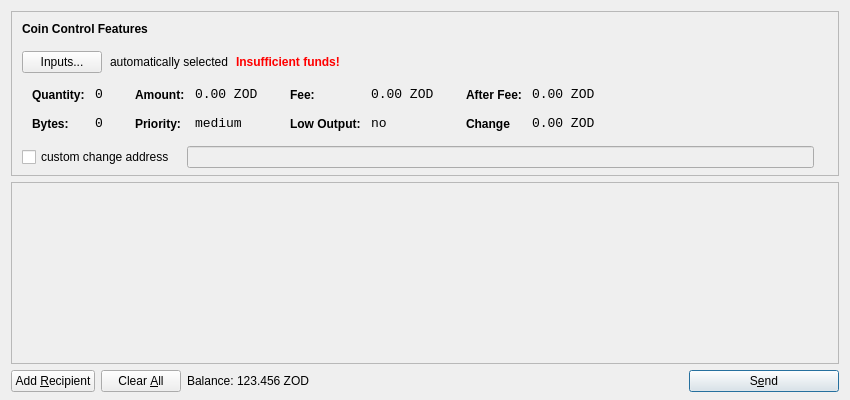
<?xml version="1.0" encoding="UTF-8"?>
<ui version="4.0">
 <class>SendCoinsDialog</class>
 <widget class="QDialog" name="SendCoinsDialog">
  <property name="geometry">
   <rect>
    <x>0</x>
    <y>0</y>
    <width>850</width>
    <height>400</height>
   </rect>
  </property>
  <property name="windowTitle">
   <string>Send Coins</string>
  </property>
  <layout class="QVBoxLayout" name="verticalLayout" stretch="0,1,0">
   <property name="bottomMargin">
    <number>8</number>
   </property>
   <item>
    <widget class="QFrame" name="frameCoinControl">
     <property name="sizePolicy">
      <sizepolicy hsizetype="Expanding" vsizetype="Expanding">
       <horstretch>0</horstretch>
       <verstretch>0</verstretch>
      </sizepolicy>
     </property>
     <property name="maximumSize">
      <size>
       <width>16777215</width>
       <height>16777215</height>
      </size>
     </property>
     <property name="frameShape">
      <enum>QFrame::StyledPanel</enum>
     </property>
     <property name="frameShadow">
      <enum>QFrame::Sunken</enum>
     </property>
     <layout class="QVBoxLayout" name="verticalLayoutCoinControl2">
      <property name="spacing">
       <number>6</number>
      </property>
      <property name="leftMargin">
       <number>0</number>
      </property>
      <property name="topMargin">
       <number>0</number>
      </property>
      <property name="rightMargin">
       <number>0</number>
      </property>
      <property name="bottomMargin">
       <number>6</number>
      </property>
      <item>
       <layout class="QVBoxLayout" name="verticalLayoutCoinControl" stretch="0,0,0,0,1">
        <property name="spacing">
         <number>0</number>
        </property>
        <property name="leftMargin">
         <number>10</number>
        </property>
        <property name="topMargin">
         <number>10</number>
        </property>
        <item>
         <layout class="QHBoxLayout" name="horizontalLayoutCoinControl1">
          <property name="bottomMargin">
           <number>15</number>
          </property>
          <item>
           <widget class="QLabel" name="labelCoinControlFeatures">
            <property name="sizePolicy">
             <sizepolicy hsizetype="Preferred" vsizetype="Maximum">
              <horstretch>0</horstretch>
              <verstretch>0</verstretch>
             </sizepolicy>
            </property>
            <property name="font">
             <font>
              <weight>75</weight>
              <bold>true</bold>
             </font>
            </property>
            <property name="styleSheet">
             <string notr="true">font-weight:bold;</string>
            </property>
            <property name="text">
             <string>Coin Control Features</string>
            </property>
           </widget>
          </item>
         </layout>
        </item>
        <item>
         <layout class="QHBoxLayout" name="horizontalLayoutCoinControl2" stretch="0,0,0,0">
          <property name="spacing">
           <number>8</number>
          </property>
          <property name="bottomMargin">
           <number>10</number>
          </property>
          <item>
           <widget class="QPushButton" name="pushButtonCoinControl">
            <property name="styleSheet">
             <string notr="true"/>
            </property>
            <property name="text">
             <string>Inputs...</string>
            </property>
           </widget>
          </item>
          <item>
           <widget class="QLabel" name="labelCoinControlAutomaticallySelected">
            <property name="text">
             <string>automatically selected</string>
            </property>
            <property name="margin">
             <number>5</number>
            </property>
           </widget>
          </item>
          <item>
           <widget class="QLabel" name="labelCoinControlInsuffFunds">
            <property name="font">
             <font>
              <weight>75</weight>
              <bold>true</bold>
             </font>
            </property>
            <property name="styleSheet">
             <string notr="true">color:red;font-weight:bold;</string>
            </property>
            <property name="text">
             <string>Insufficient funds!</string>
            </property>
            <property name="margin">
             <number>5</number>
            </property>
           </widget>
          </item>
          <item>
           <spacer name="horizontalSpacerCoinControl">
            <property name="orientation">
             <enum>Qt::Horizontal</enum>
            </property>
            <property name="sizeHint" stdset="0">
             <size>
              <width>40</width>
              <height>1</height>
             </size>
            </property>
           </spacer>
          </item>
         </layout>
        </item>
        <item>
         <widget class="QWidget" name="widgetCoinControl" native="true">
          <property name="sizePolicy">
           <sizepolicy hsizetype="Preferred" vsizetype="Preferred">
            <horstretch>0</horstretch>
            <verstretch>0</verstretch>
           </sizepolicy>
          </property>
          <property name="minimumSize">
           <size>
            <width>0</width>
            <height>0</height>
           </size>
          </property>
          <property name="styleSheet">
           <string notr="true"/>
          </property>
          <layout class="QHBoxLayout" name="horizontalLayoutCoinControl5">
           <property name="margin">
            <number>0</number>
           </property>
           <item>
            <layout class="QHBoxLayout" name="horizontalLayoutCoinControl3" stretch="0,0,0,1">
             <property name="spacing">
              <number>20</number>
             </property>
             <property name="topMargin">
              <number>0</number>
             </property>
             <property name="bottomMargin">
              <number>10</number>
             </property>
             <item>
              <layout class="QFormLayout" name="formLayoutCoinControl1">
               <property name="horizontalSpacing">
                <number>10</number>
               </property>
               <property name="verticalSpacing">
                <number>14</number>
               </property>
               <property name="leftMargin">
                <number>10</number>
               </property>
               <property name="topMargin">
                <number>4</number>
               </property>
               <property name="rightMargin">
                <number>6</number>
               </property>
               <item row="0" column="0">
                <widget class="QLabel" name="labelCoinControlQuantityText">
                 <property name="styleSheet">
                  <string notr="true">font-weight:bold;</string>
                 </property>
                 <property name="text">
                  <string>Quantity:</string>
                 </property>
                 <property name="margin">
                  <number>0</number>
                 </property>
                </widget>
               </item>
               <item row="0" column="1">
                <widget class="QLabel" name="labelCoinControlQuantity">
                 <property name="font">
                  <font>
                   <family>Monospace</family>
                   <pointsize>10</pointsize>
                  </font>
                 </property>
                 <property name="cursor">
                  <cursorShape>IBeamCursor</cursorShape>
                 </property>
                 <property name="contextMenuPolicy">
                  <enum>Qt::ActionsContextMenu</enum>
                 </property>
                 <property name="text">
                  <string>0</string>
                 </property>
                 <property name="margin">
                  <number>0</number>
                 </property>
                 <property name="textInteractionFlags">
                  <set>Qt::LinksAccessibleByMouse|Qt::TextSelectableByKeyboard|Qt::TextSelectableByMouse</set>
                 </property>
                </widget>
               </item>
               <item row="1" column="0">
                <widget class="QLabel" name="labelCoinControlBytesText">
                 <property name="styleSheet">
                  <string notr="true">font-weight:bold;</string>
                 </property>
                 <property name="text">
                  <string>Bytes:</string>
                 </property>
                </widget>
               </item>
               <item row="1" column="1">
                <widget class="QLabel" name="labelCoinControlBytes">
                 <property name="font">
                  <font>
                   <family>Monospace</family>
                   <pointsize>10</pointsize>
                  </font>
                 </property>
                 <property name="cursor">
                  <cursorShape>IBeamCursor</cursorShape>
                 </property>
                 <property name="contextMenuPolicy">
                  <enum>Qt::ActionsContextMenu</enum>
                 </property>
                 <property name="text">
                  <string>0</string>
                 </property>
                 <property name="textInteractionFlags">
                  <set>Qt::LinksAccessibleByMouse|Qt::TextSelectableByKeyboard|Qt::TextSelectableByMouse</set>
                 </property>
                </widget>
               </item>
              </layout>
             </item>
             <item>
              <layout class="QFormLayout" name="formLayoutCoinControl2">
               <property name="horizontalSpacing">
                <number>10</number>
               </property>
               <property name="verticalSpacing">
                <number>14</number>
               </property>
               <property name="leftMargin">
                <number>6</number>
               </property>
               <property name="topMargin">
                <number>4</number>
               </property>
               <property name="rightMargin">
                <number>6</number>
               </property>
               <item row="0" column="0">
                <widget class="QLabel" name="labelCoinControlAmountText">
                 <property name="styleSheet">
                  <string notr="true">font-weight:bold;</string>
                 </property>
                 <property name="text">
                  <string>Amount:</string>
                 </property>
                 <property name="margin">
                  <number>0</number>
                 </property>
                </widget>
               </item>
               <item row="0" column="1">
                <widget class="QLabel" name="labelCoinControlAmount">
                 <property name="font">
                  <font>
                   <family>Monospace</family>
                   <pointsize>10</pointsize>
                  </font>
                 </property>
                 <property name="cursor">
                  <cursorShape>IBeamCursor</cursorShape>
                 </property>
                 <property name="contextMenuPolicy">
                  <enum>Qt::ActionsContextMenu</enum>
                 </property>
                 <property name="text">
                  <string>0.00 ZOD</string>
                 </property>
                 <property name="textInteractionFlags">
                  <set>Qt::LinksAccessibleByMouse|Qt::TextSelectableByKeyboard|Qt::TextSelectableByMouse</set>
                 </property>
                </widget>
               </item>
               <item row="1" column="0">
                <widget class="QLabel" name="labelCoinControlPriorityText">
                 <property name="styleSheet">
                  <string notr="true">font-weight:bold;</string>
                 </property>
                 <property name="text">
                  <string>Priority:</string>
                 </property>
                </widget>
               </item>
               <item row="1" column="1">
                <widget class="QLabel" name="labelCoinControlPriority">
                 <property name="font">
                  <font>
                   <family>Monospace</family>
                   <pointsize>10</pointsize>
                  </font>
                 </property>
                 <property name="cursor">
                  <cursorShape>IBeamCursor</cursorShape>
                 </property>
                 <property name="contextMenuPolicy">
                  <enum>Qt::ActionsContextMenu</enum>
                 </property>
                 <property name="text">
                  <string>medium</string>
                 </property>
                 <property name="textInteractionFlags">
                  <set>Qt::LinksAccessibleByMouse|Qt::TextSelectableByKeyboard|Qt::TextSelectableByMouse</set>
                 </property>
                </widget>
               </item>
              </layout>
             </item>
             <item>
              <layout class="QFormLayout" name="formLayoutCoinControl3">
               <property name="horizontalSpacing">
                <number>10</number>
               </property>
               <property name="verticalSpacing">
                <number>14</number>
               </property>
               <property name="leftMargin">
                <number>6</number>
               </property>
               <property name="topMargin">
                <number>4</number>
               </property>
               <property name="rightMargin">
                <number>6</number>
               </property>
               <item row="0" column="0">
                <widget class="QLabel" name="labelCoinControlFeeText">
                 <property name="styleSheet">
                  <string notr="true">font-weight:bold;</string>
                 </property>
                 <property name="text">
                  <string>Fee:</string>
                 </property>
                 <property name="margin">
                  <number>0</number>
                 </property>
                </widget>
               </item>
               <item row="0" column="1">
                <widget class="QLabel" name="labelCoinControlFee">
                 <property name="font">
                  <font>
                   <family>Monospace</family>
                   <pointsize>10</pointsize>
                  </font>
                 </property>
                 <property name="cursor">
                  <cursorShape>IBeamCursor</cursorShape>
                 </property>
                 <property name="contextMenuPolicy">
                  <enum>Qt::ActionsContextMenu</enum>
                 </property>
                 <property name="text">
                  <string>0.00 ZOD</string>
                 </property>
                 <property name="textInteractionFlags">
                  <set>Qt::LinksAccessibleByMouse|Qt::TextSelectableByKeyboard|Qt::TextSelectableByMouse</set>
                 </property>
                </widget>
               </item>
               <item row="1" column="0">
                <widget class="QLabel" name="labelCoinControlLowOutputText">
                 <property name="styleSheet">
                  <string notr="true">font-weight:bold;</string>
                 </property>
                 <property name="text">
                  <string>Low Output:</string>
                 </property>
                </widget>
               </item>
               <item row="1" column="1">
                <widget class="QLabel" name="labelCoinControlLowOutput">
                 <property name="font">
                  <font>
                   <family>Monospace</family>
                   <pointsize>10</pointsize>
                  </font>
                 </property>
                 <property name="cursor">
                  <cursorShape>IBeamCursor</cursorShape>
                 </property>
                 <property name="contextMenuPolicy">
                  <enum>Qt::ActionsContextMenu</enum>
                 </property>
                 <property name="text">
                  <string>no</string>
                 </property>
                 <property name="textInteractionFlags">
                  <set>Qt::LinksAccessibleByMouse|Qt::TextSelectableByKeyboard|Qt::TextSelectableByMouse</set>
                 </property>
                </widget>
               </item>
              </layout>
             </item>
             <item>
              <layout class="QFormLayout" name="formLayoutCoinControl4">
               <property name="horizontalSpacing">
                <number>10</number>
               </property>
               <property name="verticalSpacing">
                <number>14</number>
               </property>
               <property name="leftMargin">
                <number>6</number>
               </property>
               <property name="topMargin">
                <number>4</number>
               </property>
               <property name="rightMargin">
                <number>6</number>
               </property>
               <item row="0" column="0">
                <widget class="QLabel" name="labelCoinControlAfterFeeText">
                 <property name="styleSheet">
                  <string notr="true">font-weight:bold;</string>
                 </property>
                 <property name="text">
                  <string>After Fee:</string>
                 </property>
                 <property name="margin">
                  <number>0</number>
                 </property>
                </widget>
               </item>
               <item row="0" column="1">
                <widget class="QLabel" name="labelCoinControlAfterFee">
                 <property name="font">
                  <font>
                   <family>Monospace</family>
                   <pointsize>10</pointsize>
                  </font>
                 </property>
                 <property name="cursor">
                  <cursorShape>IBeamCursor</cursorShape>
                 </property>
                 <property name="contextMenuPolicy">
                  <enum>Qt::ActionsContextMenu</enum>
                 </property>
                 <property name="text">
                  <string>0.00 ZOD</string>
                 </property>
                 <property name="textInteractionFlags">
                  <set>Qt::LinksAccessibleByMouse|Qt::TextSelectableByKeyboard|Qt::TextSelectableByMouse</set>
                 </property>
                </widget>
               </item>
               <item row="1" column="0">
                <widget class="QLabel" name="labelCoinControlChangeText">
                 <property name="styleSheet">
                  <string notr="true">font-weight:bold;</string>
                 </property>
                 <property name="text">
                  <string>Change</string>
                 </property>
                </widget>
               </item>
               <item row="1" column="1">
                <widget class="QLabel" name="labelCoinControlChange">
                 <property name="font">
                  <font>
                   <family>Monospace</family>
                   <pointsize>10</pointsize>
                  </font>
                 </property>
                 <property name="cursor">
                  <cursorShape>IBeamCursor</cursorShape>
                 </property>
                 <property name="contextMenuPolicy">
                  <enum>Qt::ActionsContextMenu</enum>
                 </property>
                 <property name="text">
                  <string>0.00 ZOD</string>
                 </property>
                 <property name="textInteractionFlags">
                  <set>Qt::LinksAccessibleByMouse|Qt::TextSelectableByKeyboard|Qt::TextSelectableByMouse</set>
                 </property>
                </widget>
               </item>
              </layout>
             </item>
            </layout>
           </item>
          </layout>
         </widget>
        </item>
        <item>
         <layout class="QHBoxLayout" name="horizontalLayoutCoinControl4" stretch="0,0,0">
          <property name="spacing">
           <number>12</number>
          </property>
          <property name="sizeConstraint">
           <enum>QLayout::SetDefaultConstraint</enum>
          </property>
          <property name="topMargin">
           <number>5</number>
          </property>
          <property name="rightMargin">
           <number>5</number>
          </property>
          <item>
           <widget class="QCheckBox" name="checkBoxCoinControlChange">
            <property name="text">
             <string>custom change address</string>
            </property>
           </widget>
          </item>
          <item>
           <widget class="QLineEdit" name="lineEditCoinControlChange">
            <property name="enabled">
             <bool>false</bool>
            </property>
            <property name="sizePolicy">
             <sizepolicy hsizetype="Expanding" vsizetype="Fixed">
              <horstretch>0</horstretch>
              <verstretch>0</verstretch>
             </sizepolicy>
            </property>
           </widget>
          </item>
          <item>
           <widget class="QLabel" name="labelCoinControlChangeLabel">
            <property name="sizePolicy">
             <sizepolicy hsizetype="Preferred" vsizetype="Expanding">
              <horstretch>0</horstretch>
              <verstretch>0</verstretch>
             </sizepolicy>
            </property>
            <property name="minimumSize">
             <size>
              <width>0</width>
              <height>0</height>
             </size>
            </property>
            <property name="text">
             <string/>
            </property>
            <property name="margin">
             <number>3</number>
            </property>
           </widget>
          </item>
         </layout>
        </item>
        <item>
         <spacer name="verticalSpacerCoinControl">
          <property name="orientation">
           <enum>Qt::Vertical</enum>
          </property>
          <property name="sizeHint" stdset="0">
           <size>
            <width>800</width>
            <height>1</height>
           </size>
          </property>
         </spacer>
        </item>
       </layout>
      </item>
     </layout>
    </widget>
   </item>
   <item>
    <widget class="QScrollArea" name="scrollArea">
     <property name="widgetResizable">
      <bool>true</bool>
     </property>
     <widget class="QWidget" name="scrollAreaWidgetContents">
      <property name="geometry">
       <rect>
        <x>0</x>
        <y>0</y>
        <width>830</width>
        <height>156</height>
       </rect>
      </property>
      <layout class="QVBoxLayout" name="verticalLayout_2">
       <property name="margin">
        <number>0</number>
       </property>
       <item>
        <layout class="QVBoxLayout" name="entries">
         <property name="spacing">
          <number>6</number>
         </property>
        </layout>
       </item>
       <item>
        <spacer name="verticalSpacer">
         <property name="orientation">
          <enum>Qt::Vertical</enum>
         </property>
         <property name="sizeHint" stdset="0">
          <size>
           <width>20</width>
           <height>40</height>
          </size>
         </property>
        </spacer>
       </item>
      </layout>
     </widget>
    </widget>
   </item>
   <item>
    <layout class="QHBoxLayout" name="horizontalLayout">
     <item>
      <widget class="QPushButton" name="addButton">
       <property name="toolTip">
        <string>Send to multiple recipients at once</string>
       </property>
       <property name="text">
        <string>Add &amp;Recipient</string>
       </property>
       <property name="icon">
        <iconset resource="../bitcoin.qrc">
         <normaloff>:/icons/add</normaloff>:/icons/add</iconset>
       </property>
       <property name="autoDefault">
        <bool>false</bool>
       </property>
      </widget>
     </item>
     <item>
      <widget class="QPushButton" name="clearButton">
       <property name="sizePolicy">
        <sizepolicy hsizetype="Minimum" vsizetype="Fixed">
         <horstretch>0</horstretch>
         <verstretch>0</verstretch>
        </sizepolicy>
       </property>
       <property name="toolTip">
        <string>Remove all transaction fields</string>
       </property>
       <property name="text">
        <string>Clear &amp;All</string>
       </property>
       <property name="icon">
        <iconset resource="../bitcoin.qrc">
         <normaloff>:/icons/remove</normaloff>:/icons/remove</iconset>
       </property>
       <property name="autoRepeatDelay">
        <number>300</number>
       </property>
       <property name="autoDefault">
        <bool>false</bool>
       </property>
      </widget>
     </item>
     <item>
      <layout class="QHBoxLayout" name="horizontalLayout_2">
       <property name="spacing">
        <number>3</number>
       </property>
       <item>
        <widget class="QLabel" name="label">
         <property name="sizePolicy">
          <sizepolicy hsizetype="Preferred" vsizetype="Fixed">
           <horstretch>0</horstretch>
           <verstretch>0</verstretch>
          </sizepolicy>
         </property>
         <property name="text">
          <string>Balance:</string>
         </property>
        </widget>
       </item>
       <item>
        <widget class="QLabel" name="labelBalance">
         <property name="sizePolicy">
          <sizepolicy hsizetype="Preferred" vsizetype="Fixed">
           <horstretch>0</horstretch>
           <verstretch>0</verstretch>
          </sizepolicy>
         </property>
         <property name="cursor">
          <cursorShape>IBeamCursor</cursorShape>
         </property>
         <property name="text">
          <string>123.456 ZOD</string>
         </property>
         <property name="textInteractionFlags">
          <set>Qt::LinksAccessibleByMouse|Qt::TextSelectableByKeyboard|Qt::TextSelectableByMouse</set>
         </property>
        </widget>
       </item>
      </layout>
     </item>
     <item>
      <spacer name="horizontalSpacer">
       <property name="orientation">
        <enum>Qt::Horizontal</enum>
       </property>
       <property name="sizeHint" stdset="0">
        <size>
         <width>40</width>
         <height>20</height>
        </size>
       </property>
      </spacer>
     </item>
     <item>
      <widget class="QPushButton" name="sendButton">
       <property name="minimumSize">
        <size>
         <width>150</width>
         <height>0</height>
        </size>
       </property>
       <property name="toolTip">
        <string>Confirm the send action</string>
       </property>
       <property name="text">
        <string>S&amp;end</string>
       </property>
       <property name="icon">
        <iconset resource="../bitcoin.qrc">
         <normaloff>:/icons/send</normaloff>:/icons/send</iconset>
       </property>
       <property name="default">
        <bool>true</bool>
       </property>
      </widget>
     </item>
    </layout>
   </item>
  </layout>
 </widget>
 <resources>
  <include location="../bitcoin.qrc"/>
 </resources>
 <connections/>
</ui>
